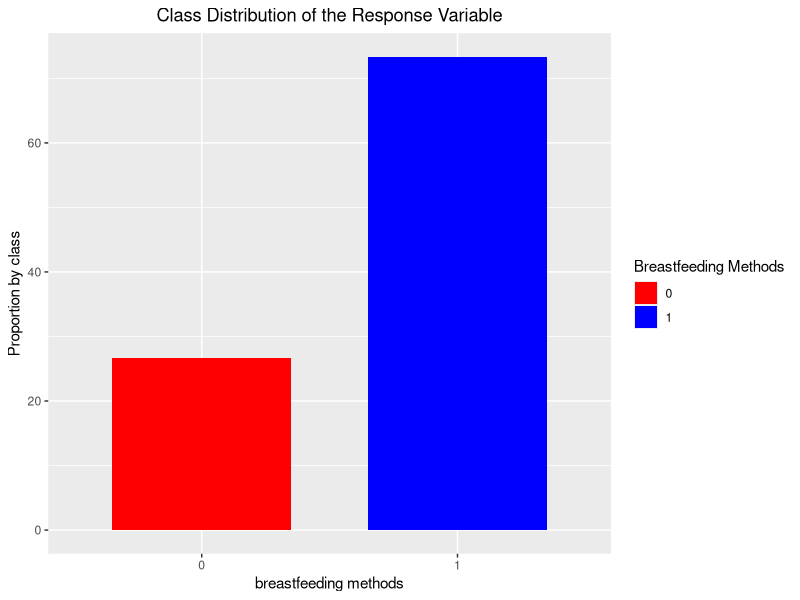
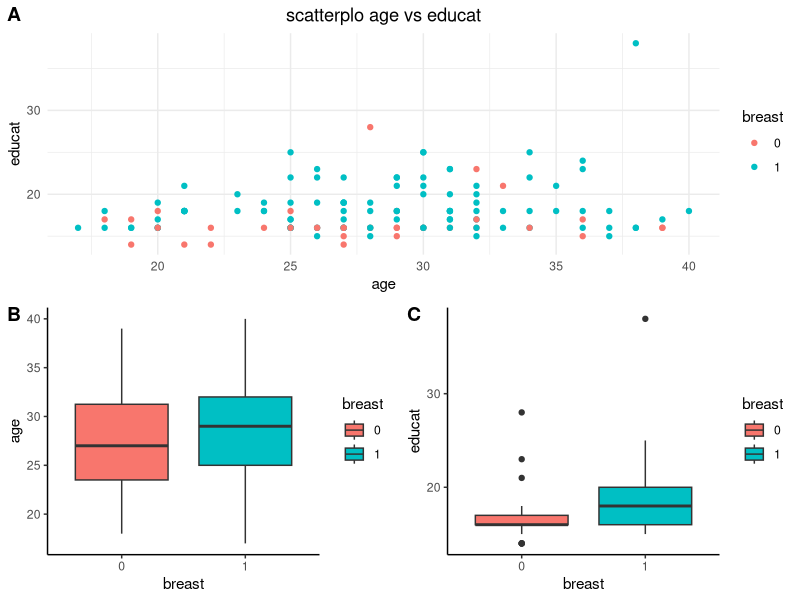
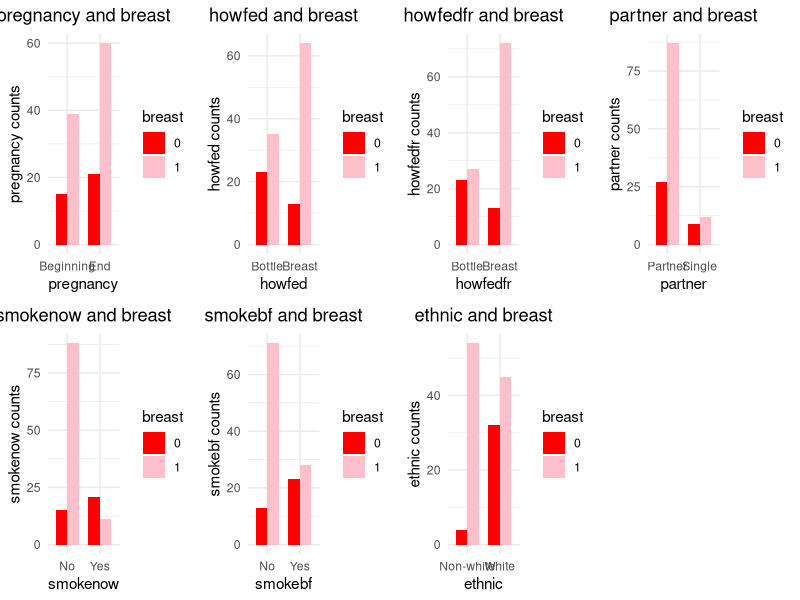
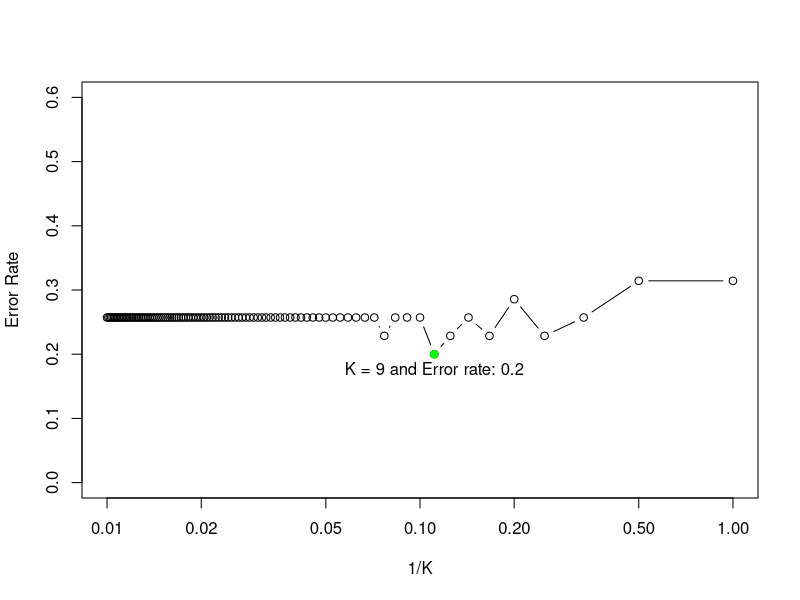

These figures' R source, in order:
## ---- chunk 1
# Package names
packages <- c("tidyverse", "dplyr","gridExtra", "caret","class","ROCR","purrr", "ggpubr","kableExtra")

# Install packages not yet installed
installed_packages <- packages %in% rownames(installed.packages())
if (any(installed_packages == FALSE)) {
  install.packages(packages[!installed_packages])
}

# Packages loading
invisible(lapply(packages, library, character.only = TRUE))
knitr::opts_chunk$set(warning=FALSE,
                      message=FALSE,
                      tidy.opts=list(width.cutoff = 80),
                      tidy = TRUE)

## ---- chunk 2
df <- read.csv("bf.csv") # import data 
dim(df) # get dimension
## ---- chunk 3

# function for plotting data set head
table_plot <- function(table, cap , lab, ...) {
  table %>% 
  knitr::kable( caption = cap, format="latex", booktabs = TRUE, align ="c", label = lab)%>%   kableExtra::kable_styling(full_width = FALSE,position = "center", latex_options = c("scale_down","HOLD_position"))
}

# function for creating a table with data types
datatypes_table <- function(data) {
  types <- sapply(data, class)
  types_matrix <- matrix(types, nrow = 1)
  types_df <- as.data.frame(types_matrix, stringsAsFactors = FALSE)
  colnames(types_df) <- names(data)
  return(types_df)
}

glimpse<- head(df,6) # get the first 6 rows of the data set


# Plot table 1
table_plot(glimpse, cap = "shows the first 6 rows in the data set.", lab = "Table 1") 

# plot table 2
table_plot(datatypes_table(df), cap ="shows the data type of each variable of the data set.", lab ="Table 2") 

## ---- chunk 4
df %>% 
  filter(!complete.cases(.)) %>% # get the rows containing NA's values
  table_plot(., cap = "shows the rows containing NA values.", lab = "Table 3") # plot table 3

## ---- chunk 5
df <- df %>% 
    select(names(df)) %>% # select variables' names
  na.omit() %>% # remove rows containing NAs values
  mutate(breast = recode(breast, 
                         Breast = "1",
                         Bottle = "0")) %>% # recode the response variable into binary
  mutate_if(is.character,as.factor) # mutate the structure from character to factors
  
#plot table 4
head(df,4) %>% 
  table_plot(. , cap = "shows the cleaned version of the dataset with 135 rows (observations)", lab = "Table 4")


attach(df) # attach the data set
## ---- chunk 6
#| label: tbl-summary-stat
#| tbl-cap: "summary statistics of response variable and demographic factors"
#| tbl-subcap: ["breast", "partner", "age", "smokenow", "educat"]
#| layout-ncol: 5

sum_df <- summary(df) # get summary of data set

# plot just relevant observations
kable(summary(df["breast"]))
kable(summary(df["partner"]))
kable(summary(df["age"]))
kable(summary(df["smokenow"]))
kable(summary(df["educat"]))



 
## ---- chunk 7

# compute the proportions for 'breast', 'smokenow' and 'partner' variables
prop_breast<- round(prop.table(table(breast)) *100,2)

# converting prop_breast into a dataframe
prop_breast_d <- as.data.frame(prop_breast)

# barplots from the dataframe 
prop_breast_d %>% 
    ggplot(aes(x = breast, y = Freq, fill=breast))+
    geom_bar(stat = "identity", position = "dodge", width = 0.7) +
    scale_fill_manual(values = c("red", "blue")) +
    labs(x = "breastfeeding methods", 
         y = "Proportion by class", 
         title = "Class Distribution of the Response Variable") + 
    theme(plot.title = element_text(hjust = 0.5)) +
    guides(fill = guide_legend(title = "Breastfeeding Methods"))

## ---- chunk 8

# assign the scatterplot to a variable
numeric_scatter <-  df %>% 
      ggplot(aes(x= age,
                 y= educat,
                 colour= breast))+
      geom_point()+
      labs(title="scatterplo age vs educat")+
      theme_minimal()+
      theme(plot.title = element_text(hjust = 0.5))


# assign the box plots to variables
age_box <- df %>% 
              ggplot(aes(x= breast, y=age, fill=breast))+
              geom_boxplot()+
              theme_classic()

educat_box <- df %>% 
              ggplot(aes(x= breast, y=educat, fill=breast))+
              geom_boxplot()+
              theme_classic()

# plot scatterplot and boxplots into a single frame
ggarrange(numeric_scatter,
          ggarrange(age_box,educat_box, ncol=2, labels= c("B","C")), 
          labels = "A",
          heights = c(4,4),
          nrow = 2)

## ---- chunk 9
#| label: tbl-corr-matrx
#| tbl-cap: "Shows correlation matrix between age and educational attainment, revealing no relevant association."

# compute and plot the correlation matrix
df %>%    
  select(!is.factor) %>%      
  cor() %>% 
  kable(.)
## ---- chunk 10

# get only categorical variables but breast
plot_names <- df %>%
  select_if(is.factor) %>%
  select(-breast)

# initialize a list where we will save graphs
plots_list <- list()

# compute and append each  bar plot to the list 
for (i in names(plot_names)){
  tbl <- table(df[[i]], breast)
  fly <- as.data.frame(tbl)
  colnames(fly) <- c("Method", "breast", "Frequency")
  
  br <- fly %>% 
    ggplot(aes(x = Method, y = Frequency, fill = breast))+
    geom_bar(stat = "identity", position = "dodge", width = 0.7) +
    labs(x = i, y = paste(i, "counts"), title = paste(i, "and breast")) +
    scale_fill_manual(values = c("red", "pink")) +
    theme_minimal()+
    theme(plot.title = element_text(hjust = 0.5))
  
  plots_list[[i]] <- br
  
}

# plot bar plots in the same plot grid
ggarrange(plotlist = plots_list, ncol = 4, nrow = 2)

## ---- chunk 11
#| label: tbl-chisq
#| tbl-cap: "shows results of chisq-test between pairs of each categorical and breast variable"

# initialize empty vectors where we will save results
all_var <- all_chi_s <- all_p_val <- c()

# loop for computing the chi-square results and append theme to the initialized vectors
for (i in names(plot_names)){
    tbl <- table(plot_names[[i]],breast)
    chi_sq<- chisq.test(tbl)
    
    # all in one dataset
    all_var <- append(all_var, i)
    all_chi_s <- append(all_chi_s, chi_sq$statistic)
    all_p_val <-append(all_p_val,round(chi_sq$p.value, 6))
}

# convert to a data frame
test_df <- data.frame(
  Variable = all_var,
  Chi_squared = all_chi_s,
  P_value = all_p_val
)

#plot the data frame
kable(test_df)

## ---- chunk 12
set.seed(5) # Set the seed for reproducible results
# get proportion of class
prop_breast<- round(prop.table(table(breast)) *100,2)
# Obtain indices
train_indices <- createDataPartition(breast,p=prop_breast[["1"]]/100, list = FALSE)  
#create a train set and a vector of its labels
df_train <- df[train_indices,]
y_tr <-  breast[train_indices]
#create a test set and a vector of its labels
df_test  <- df[-train_indices, ]
y_ts <- breast[-train_indices]
## ---- chunk 13
#check for training set's class unbalance
prop.table(table(y_tr)) == round(prop_breast/100,2)
# check for test set's class unbalance
prop.table(table(y_ts)) == round(prop_breast/100,2) # close, probably due to small sample
## ---- chunk 14
mod1 <- glm(breast~., data = df_train, family=binomial) # fit the model
mod1_sum <- summary(mod1) # retrieve associated information
## ---- chunk 15
#| label: tbl-glm_summary
#| tbl-cap: "shows fitted logistic regression coefficients for predicting breastfeeding likelihood."

#plot fitted coefficients
kable(mod1_sum$coefficients)
## ---- chunk 16
# create train and test set for K-NN
x_train <- df_train %>% 
    select(-breast) %>% 
    mutate_if(is.factor,as.numeric) %>%  # mutate factors into numeric, avoiding coercion warning message with knn()
    mutate(across(where(is.numeric), ~case_when(. == 1 ~ 0, . == 2 ~ 1, TRUE ~ .))) #recoding 
x_test <- df_test %>% 
    select(-breast) %>% 
    mutate_if(is.factor,as.numeric) %>%  # mutate factors into numeric, avoiding coercion warning message with knn()
    mutate(across(where(is.numeric), ~case_when(. == 1 ~ 0, . == 2 ~ 1, TRUE ~ .))) # recoding

# define a function to compute the error rate
calc_error_rate <- function(predicted.value, true.value) {
mean(true.value != predicted.value)
}

# initialize the error rate vector
errors_ts <- c()
# initialize the k values vector
kvec <- c(seq(1:100))
# loop for computing different value of error rate in respect to changing k's values
for (k in kvec) {
  pred_ts <- knn(x_train, x_test, y_tr, k = k)
  err_ts <- calc_error_rate(pred_ts, y_ts)
  errors_ts <- append(errors_ts, err_ts)
}
# select the k value that minimizes the error rate
k_star <- kvec[which.min(errors_ts)]
## ---- chunk 17

#plot error rate wrt decreasing values of k
plot(x= 1/kvec, y=errors_ts, 
     type = "b", 
     xlim = c(0.01, 1), 
     ylim = c(0, 0.6), 
     log = "x", 
     xlab = "1/K",
     ylab = "Error Rate")
points(x = 1/k_star, y = errors_ts[k_star], col = "green", pch = 19)
text(x = 1/k_star, y = errors_ts[k_star], labels = paste("K = 9 and Error rate:", round(errors_ts[k_star], 2)), pos = 1)
## ---- chunk 18
#vector of predictions with k-nn where k = 9
knn_pred <- knn(x_train, x_test, y_tr, k = 9)
#vector of predictions with fitted logistic regression
mod1_predict <- predict(mod1, df_test, type= "response")
#classify using our 0.5 threshold:
glm_pred <- rep(0, nrow(df_test))
glm_pred[mod1_predict > 0.5] <- 1
## ---- chunk 19
#| label: tbl-mtcars
#| tbl-cap: "Performance evaluation"
#| tbl-subcap: ["k-NN (k=9) predictions compared to true breastfeeding behavior for 35 test set observations.", "Confusion matrix for logistic regression (threshold = 0.5) compared to true breastfeeding behavior for 35 test set observations.","Accurancy, sensitivity, specificity, false positive rate for both models"]
#| layout-ncol: 3

# confusion matrix for knn where k = 9
knn_conf<- table(knn_pred, y_ts)
row.names(knn_conf) <- c("pred 0","pred 1")
colnames(knn_conf) <- c("true 0","true 1")
# K-nn k=7 accurancy
k_acc<- mean(knn_pred == y_ts)
# K-nn k=7 sensitivity
k_sens <- sum(knn_pred ==1  & y_ts == 1) / sum(y_ts == 1)
# K-nn k=7 specificity
k_spec <- sum(knn_pred ==0  & y_ts == 0) / sum(y_ts == 0)
# K-nn k=7 false positive rate
k_fpr <- 1- k_spec

# confusion matrix for logist regression and T = 0.5 
log_conf <- table(glm_pred, y_ts)
row.names(log_conf) <- c("pred 0","pred 1")
colnames(log_conf) <- c("true 0","true 1")
# Logistic regression with T=0.5 accurancy
log_acc <- mean(glm_pred == y_ts)
# Logistic regression with T=0.5 sensitivity
log_sens <- sum(glm_pred ==1  & y_ts == 1) / sum(y_ts == 1)
# Logistic regression with T=0.5 specificity
log_spec <- sum(glm_pred ==0  & y_ts == 0) / sum(y_ts == 0)
# Logistic regression with T=0.5 precision
log_fpr <- 1- log_spec

# create row vectors
acc <- c(k_acc, log_acc)
sens <- c(k_sens, log_sens)
spec <- c(k_spec,log_spec)
fpr <- c(k_fpr,log_fpr)
# create a dataframe
df2<- rbind(acc,sens,spec,fpr)
#rename columns
colnames(df2) <- c("k-nn","log.model")
# convert to a table
summary_tbl <- as.table(df2)

#plot the tables
kable(knn_conf)
kable(log_conf)
kable(summary_tbl)
## ---- chunk 20
#| tidy = TRUE
#probability estimation of the observation
predict_example <- predict(mod1, newdata = list(pregnancy="Beginning",
                                                howfed = "Bottle", 
                                                howfedfr = "Bottle", 
                                                partner="Partner", 
                                                smokenow="Yes", 
                                                smokebf="No",
                                                age = 24, 
                                                educat = 18, 
                                                ethnic="White" ), 
                           type = "response")
